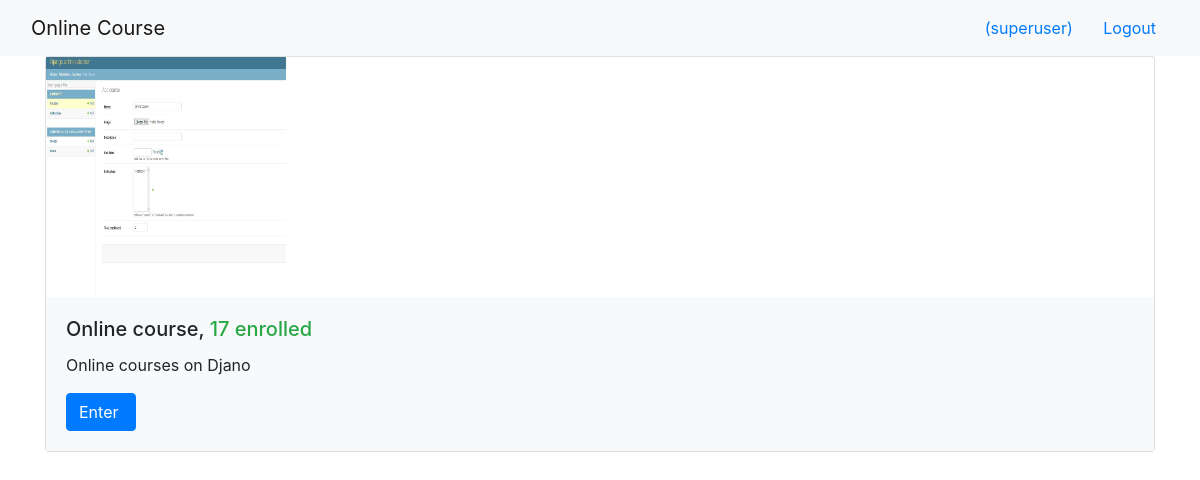
Page /onlinecourse/ (signed in) on the earlier database version.
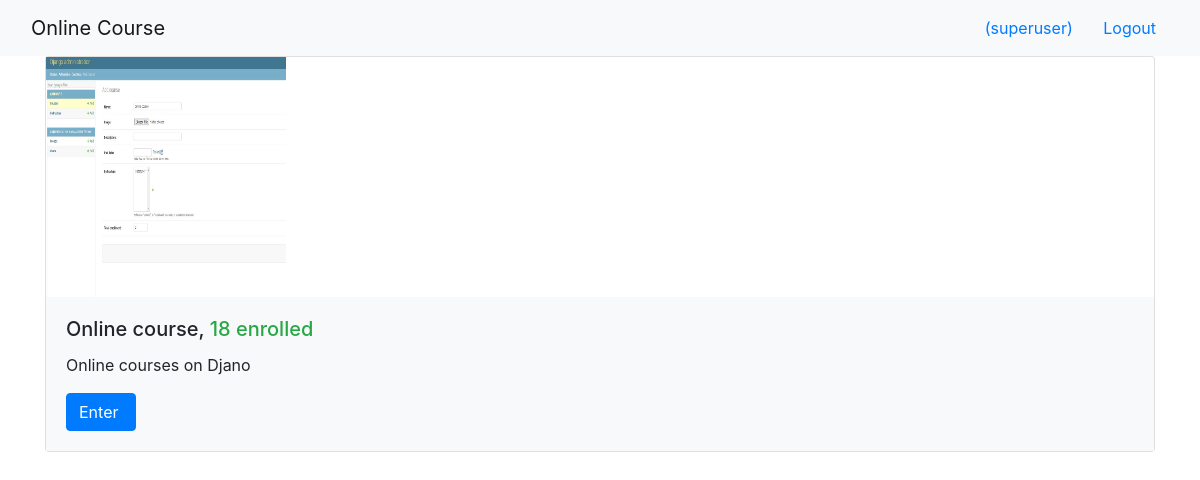
Same page on the later database version.
### onlinecourse/models.py (models this page shows, shortened)
class Course(models.Model):
    name = models.CharField(null=False, max_length=30, default='online course')
    image = models.ImageField(upload_to='course_images/')
    description = models.CharField(max_length=1000)
    pub_date = models.DateField(null=True)
    instructors = models.ManyToManyField(Instructor)
    users = models.ManyToManyField(settings.AUTH_USER_MODEL, through='Enrollment')
    total_enrollment = models.IntegerField(default=0)
    is_enrolled = False

### onlinecourse/views.py (the view)
class CourseListView(generic.ListView):
    template_name = 'onlinecourse/course_list_bootstrap.html'
    context_object_name = 'course_list'
    def get_queryset(self):
        user = self.request.user
        courses = Course.objects.order_by('-total_enrollment')[:10]
        for course in courses:
            if user.is_authenticated:
                course.is_enrolled = check_if_enrolled(user, course)
        return courses

### onlinecourse/views.py (called while the page is built)
def check_if_enrolled(user, course):
    is_enrolled = False
    if user.id is not None:
        num_results = Enrollment.objects.filter(user=user, course=course).count()
        if num_results > 0:
            is_enrolled = True
    return is_enrolled

### onlinecourse/templates/onlinecourse/course_list_bootstrap.html (shortened to what this page needs)
<!DOCTYPE html>
<html lang="en">
<head>
    {% load static %}
    <link rel="stylesheet" href="https://maxcdn.bootstrapcdn.com/bootstrap/4.5.2/css/bootstrap.min.css">
</head>
<body>
    <nav class="navbar navbar-light bg-light">
        <div class="container-fluid">
            <div class="navbar-header">
                  <a class="navbar-brand" href="#">Online Course</a>
            </div>
            <ul class="nav navbar-nav navbar-right">
                {% if user.is_authenticated %}
                <li>
                    <a class="btn btn-link" href="#">{{ user.first_name }}({{ user.username }})</a>
                    <a class="btn btn-link" href="{% url 'onlinecourse:logout' %}">Logout</a>
                </li>
                {% endif %}
            </ul>
        </div>
    </nav>
    {% if course_list %}
        <div class="container">
            <div class="card-deck">
                {% for course in course_list %}
                         <div class="card" style="width: 36rem;">
                          <img class="card-img-left" src="{{MEDIA_URL}}/{{ course.image }}" width="240px" height="240px"
                               alt="Course image">
                          <div class="card-body bg-light">
                              <h5 class="card-title">{{ course.name }}, <span class="text-success">
                                  {{ course.total_enrollment}} enrolled</span></h5>
                            <p class="card-text">{{ course.description}}</p>
                            <form action="{% url 'onlinecourse:enroll' course.id %}" method="post">
                                  <input class="btn btn-primary"  type="submit"
                                         value="{% if course.is_enrolled %}Enter{% else %}Enroll{% endif %} ">
                            </form>
                          </div>
                        </div>
                {% endfor %}
            </div>
        </div>
    {% else %}
        <p>No courses are available.</p>
    {% endif %}
</body>
</html>

Differences in the rows shown:
changed Course "Online course": total_enrollment "17" → "18"
